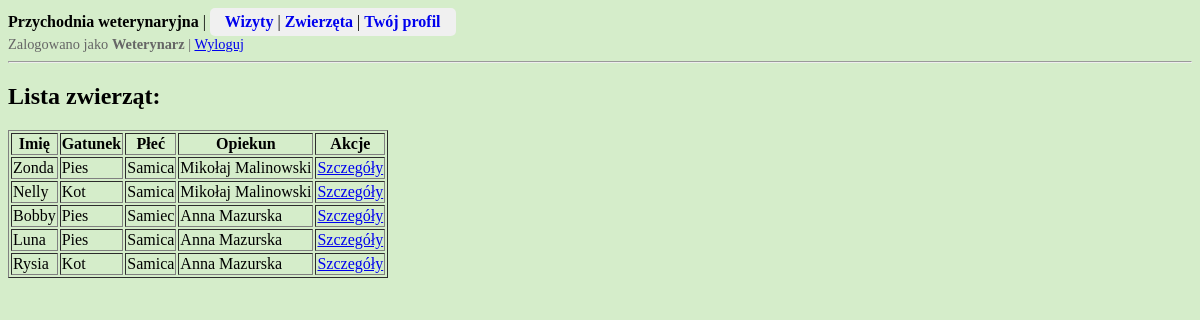
The app's page /przychodnia/zwierzeta/lista/ (signed in), older data.
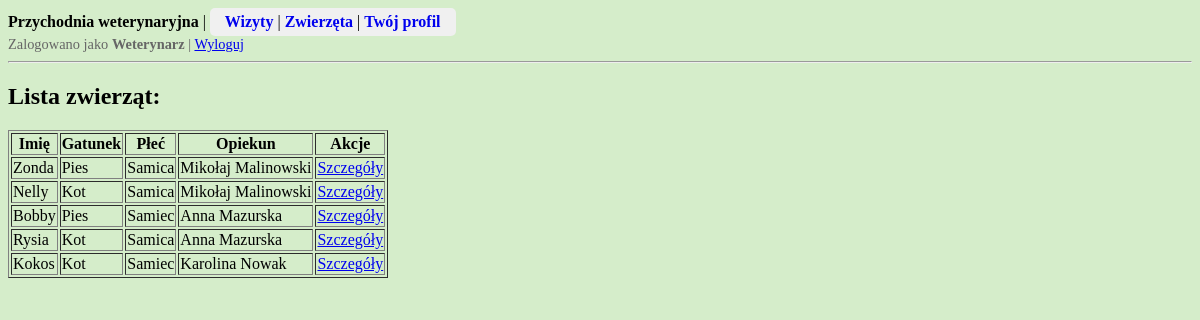
The same page, newer data.
### przychodnia/models.py (models this page shows, shortened)
class Zwierze(models.Model):
    imie = models.CharField(max_length = 50)
    opiekun = models.ForeignKey(Opiekun, on_delete = models.CASCADE)
    gatunek = models.IntegerField(choices = GATUNEK.choices)
    plec = models.IntegerField(choices = PLEC_ZWIERZE.choices)
    data_urodzenia = models.DateField(blank = True, null = True)  # opcjonalnie
    data_dodania = models.DateTimeField(auto_now_add = True, editable = False)
    class Meta:
        verbose_name_plural = "Zwierzeta"
        ordering = ['opiekun__nazwisko', 'gatunek', 'imie']

class Opiekun(models.Model):
    user = models.OneToOneField(User, on_delete=models.CASCADE)  # polaczenie profilu opiekuna z kontem uzytkownika User
    imie = models.CharField(max_length = 50)
    nazwisko = models.CharField(max_length = 100)
    plec = models.IntegerField(choices = PLEC_OSOBA.choices, default = PLEC_OSOBA.Inna)
    data_dodania = models.DateTimeField(auto_now_add = True, editable = False)
    class Meta:
        verbose_name_plural = "Opiekunowie"
        ordering = ['nazwisko', 'imie']

### przychodnia/views.py (the view)
# urls.py: path('zwierzeta/lista/', views.lista_zwierzat, name='lista-zwierzat'),
@login_required
@opiekun_or_weterynarz_required
def lista_zwierzat(request):
    user = request.user
    if hasattr(user, "opiekun"):
        zwierzeta = Zwierze.objects.filter(
            opiekun=user.opiekun  # opiekun: tylko swoje zwierzęta
        )
    elif hasattr(user, "weterynarz"):
        zwierzeta = Zwierze.objects.all()  # weterynarz: wszystkie zwierzęta
    return render(request, 'przychodnia/zwierzeta/lista_zwierzat.html', {'zwierzeta': zwierzeta})

### przychodnia/permissions.py (called while the page is built)
def opiekun_or_weterynarz_required(view_func):
    @wraps(view_func)
    def wrapper(request, *args, **kwargs):
        if not (hasattr(request.user, 'opiekun') or hasattr(request.user, 'weterynarz')):
            return HttpResponseForbidden()
        return view_func(request, *args, **kwargs)
    return wrapper

### przychodnia/templates/przychodnia/zwierzeta/lista_zwierzat.html (shortened to what this page needs)
{% extends "przychodnia/base.html" %}
{% block content %}
{% if user.weterynarz %}<h2>Lista zwierząt:</h2>{% endif %}
{% if zwierzeta %}
<table border="1">
    <tr>
        <th>Imię</th>
        <th>Gatunek</th>
        <th>Płeć</th>
        {% if user.weterynarz %}<th>Opiekun</th>{% endif %}
        <th>Akcje</th>
    </tr>
    {% for zwierze in zwierzeta %}
    <tr>
        <td>{{ zwierze.imie }}</td>
        <td>{{ zwierze.get_gatunek_display }}</td>
        <td>{{ zwierze.get_plec_display }}</td>
        {% if user.weterynarz %}<td>{{ zwierze.opiekun.imie }} {{ zwierze.opiekun.nazwisko }}</td>{% endif %}
        <td>
            <a href="{% url 'zwierze-detail' pk=zwierze.pk %}">Szczegóły</a>
        </td>
    </tr>
    {% endfor %}
</table>
{% else %}
    <p>Brak zwierząt w systemie.</p>
{% endif %}
{% endblock %}

Row changes from the older to the newer data that the page shows:
removed Zwierze: imie "Luna", gatunek "Pies", plec "Samica", opiekun.imie "Anna", opiekun.nazwisko "Mazurska"
added Zwierze: imie "Kokos", gatunek "Kot", plec "Samiec", opiekun.imie "Karolina", opiekun.nazwisko "Nowak"
